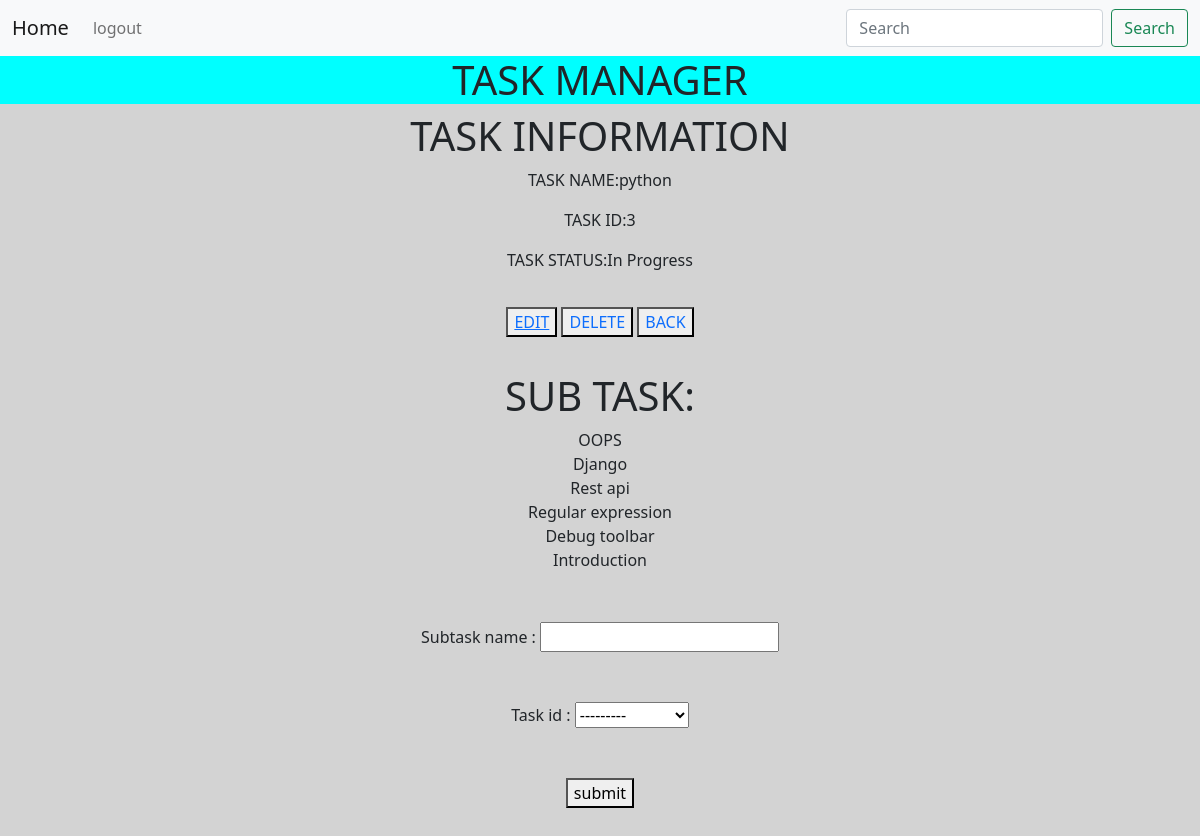
/task_detail/3 (signed in), run on the app's committed database.
### task/models.py (models this page shows)
class Task(models.Model):
    task_name = models.CharField(max_length=100)
    STATUS_CHOICES = (
        (1, 'Not Started'),
        (2, 'In Progress'),
        (3, 'Completed'),
    )
    Status = models.IntegerField(choices=STATUS_CHOICES)
    owner = models.ForeignKey(User, on_delete=models.CASCADE)
    created_at = models.DateTimeField(auto_now_add=True, blank=True)
    updated_at = models.DateTimeField(auto_now=True, blank=True)
    def __str__(self):
        return self.task_name

class SubtaskModel(models.Model):
    subtask_name = models.CharField(max_length=100)
    task_id = models.ForeignKey(Task, on_delete=models.CASCADE)
    created_at = models.DateTimeField(auto_now_add=True, blank=True)
    def __str__(self):
        return self.subtask_name

### task/views.py (the view)
# urls.py: path("task_detail/<int:pk>", views.task_detail, name='task_detail'),
@login_required
def task_detail(request, pk):
    if request.method == 'GET':
        task_data = Task.objects.get(id=pk)
        print(task_data)
        sub_task_data = SubtaskModel.objects.filter(task_id=pk)
        sub_task_form = SubTaskForm()
        return render(request, 'task_detail.html', {'data': sub_task_form, 'sub_task_data': sub_task_data, 'task_data': task_data})

### task/forms.py
class SubTaskForm(forms.ModelForm):
    class Meta:
        model = SubtaskModel
        fields = ['subtask_name', 'task_id']

### task/templates/task_detail.html (shortened to what this page needs)
{% extends 'base_index.html' %}
{% block body %}
<body style="background-color: lightgrey;text-align: center;">
    <h1 style="background-color: aqua;">TASK MANAGER</h1>
    <div>
        <h1>TASK INFORMATION</h1>
        <div>
            <p>TASK NAME:{{task_data.task_name}}</p>
            <p> TASK ID:{{task_data.id}}</p>
            <p> TASK STATUS:{{task_data.get_Status_display}}</p>
            <div style="margin: 35px;">
                <button><a href="{% url 'edit_task' task_data.id %}">EDIT</a></button>
                <button><a style="text-decoration: none;"
                        href="{% url 'delete_task' task_data.id %}">DELETE</a></button>
                <button><a style="text-decoration: none;" href="{% url 'task_list' %}">BACK</a></button>
            </div>
        </div>
    </div>
    <div>
        <h1>SUB TASK:</h1>
        <div>
            {% for k in sub_task_data %}
            <div>
                {{k}}
            </div>
            {% endfor %}
        </div>
    </div>
    <div style="margin: 50px;">
        <form action="{% url 'add_sub_task' %}" method="post">
            {% for i in data %}
            <div style="margin-bottom: 50px;">
                {{i.label}} : {{i}}
            </div>
            {% endfor %}
            <button type="submit">submit</button>
        </form>
    </div>
</body>
{% endblock %}

### data on the page
Task: task_name "python", id "3", Status "In Progress"
SubtaskModel: subtask_name "OOPS"
SubtaskModel: subtask_name "Django"
SubtaskModel: subtask_name "Rest api"
SubtaskModel: subtask_name "Regular expression"
SubtaskModel: subtask_name "Debug toolbar"
SubtaskModel: subtask_name "Introduction"

### other printed values
{{ i.label }} "Subtask name" "Task id"
